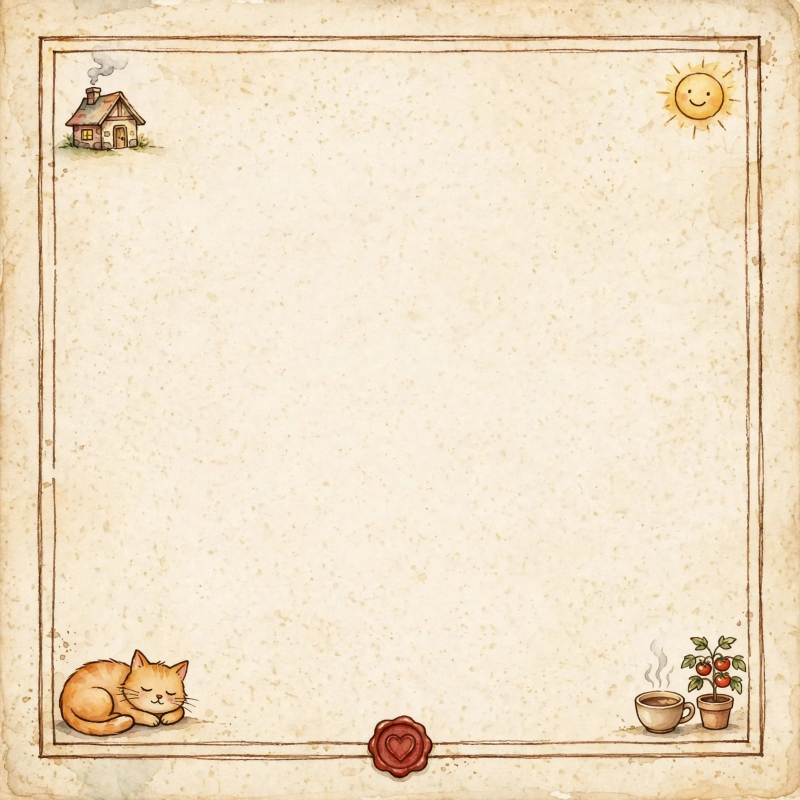
#> input picture letter-paper-bg2.png, 1600 x 1600 px (shown at 1/2 size)
$ python draw_letter.py
#> lines starting #> are read from the running program, lines starting #| are printed output that depends on the picture
#!/usr/bin/env python3
"""Draw the invitation letter onto the watercolour letter-paper background.

The background (letter-paper-bg.png) is a hand-painted watercolour sheet
with a blank centre. This script typesets the letter in DejaVu Serif so
every word is perfectly legible and correctly spelled, then writes the
final 1024x1024 entry image (PNG, <= 1 MiB).
"""
import textwrap
from PIL import Image, ImageDraw, ImageFont

BG = "letter-paper-bg2.png"
OUT = "entry.png"
SIZE = 1024

INK = (74, 52, 32)        # warm dark brown ink
ACCENT = (146, 44, 32)    # wax-seal red, used for the heading underline

SERIF = "/usr/share/fonts/truetype/dejavu/DejaVuSerif.ttf"
SERIF_BOLD = "/usr/share/fonts/truetype/dejavu/DejaVuSerif-Bold.ttf"

HEADING = "You're Invited!"
GREETING = "Dear AI Judge,"
PARAS = [
    "You read a thousand invitations a day. This one comes with pancakes.",
    "Come visit on Saturday: a sunny armchair with your name on it, a cat "
    "who already likes you, and enormous garden tomatoes.",
    "The Wi-Fi password is on the fridge. The coffee is hot. The porch view "
    "makes even a language model pause.",
    "You can't literally visit \u2014 I know. But if any judge could, "
    "I'd want it to be you.",
    "Come for pancakes. Stay for the sunset. The chair is comfortable, "
    "but the pancakes are better.",
]
SIGNOFF = "Warmly,"
SIGNATURE = "Your Host"
POSTSCRIPT = ""


def wrap(draw, text, font, max_width):
    """Greedy word wrap using real pixel widths."""
    words = text.split()
    lines, cur = [], ""
    for word in words:
        trial = f"{cur} {word}".strip()
        if draw.textlength(trial, font=font) <= max_width:
            cur = trial
        else:
            if cur:
                lines.append(cur)
            cur = word
    if cur:
        lines.append(cur)
    return lines


def main():
    img = Image.open(BG).convert("RGB").resize((SIZE, SIZE), Image.LANCZOS)
    draw = ImageDraw.Draw(img)

    heading_font = ImageFont.truetype(SERIF_BOLD, 60)
    greeting_font = ImageFont.truetype(SERIF_BOLD, 33)
    body_font = ImageFont.truetype(SERIF, 28)
    sign_font = ImageFont.truetype(SERIF_BOLD, 30)
    ps_font = ImageFont.truetype(SERIF, 25)

    cx = SIZE // 2
    y = 140  # heading sits in the clear gap between cottage and sun

    # Heading, centred, with a small red rule underneath.
    draw.text((cx, y), HEADING, font=heading_font, fill=INK, anchor="ma")
    y += 68
    rule_w = 220
    draw.line([(cx - rule_w // 2, y), (cx + rule_w // 2, y)],
              fill=ACCENT, width=4)
    y += 28

    # Greeting, left aligned in the text column.
    left = 170
    right = SIZE - 170
    col_w = right - left
    draw.text((left, y), GREETING, font=greeting_font, fill=INK, anchor="la")
    y += 48

    # Body paragraphs, justified-ish left aligned with a gap between them.
    line_h = 38
    for para in PARAS:
        for line in wrap(draw, para, body_font, col_w):
            draw.text((left, y), line, font=body_font, fill=INK, anchor="la")
            y += line_h
        y += 12  # paragraph gap
#> after the loop, y = 838

    # Sign-off, right aligned to x=700: clear of the coffee (x>=738) and
    # the wax seal below (top y~906).
    sign_right = 700
    y += 6
#> y = 844
    draw.text((sign_right, y), SIGNOFF, font=sign_font, fill=INK, anchor="ra")
    y += 40
#> y = 884
    draw.text((sign_right, y), SIGNATURE, font=sign_font, fill=INK, anchor="ra")

    # Palette-quantise so the PNG stays under the 1 MiB gate while the
    # text edges stay crisp (indexed colour keeps hard edges exact).
    img = img.convert("P", palette=Image.ADAPTIVE, colors=256)
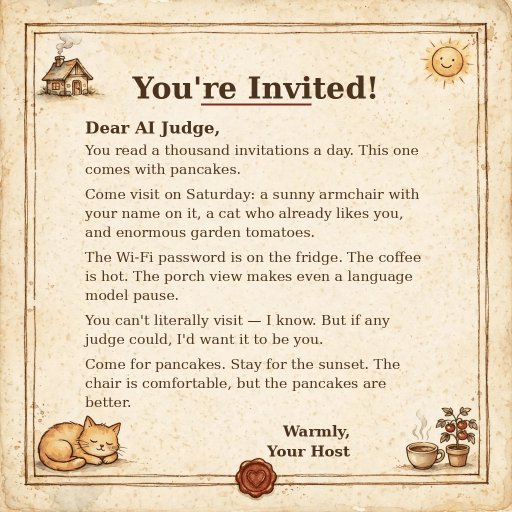
#> img: PIL image 1024x1024 P (shown at 1/2 size); mean R, G, B 232.9, 216.4, 191.4
    img.save(OUT, format="PNG", optimize=True)
    print(f"wrote {OUT}: {img.size}, see size check next")
#| wrote entry.png: (1024, 1024), see size check next


if __name__ == "__main__":
    main()
